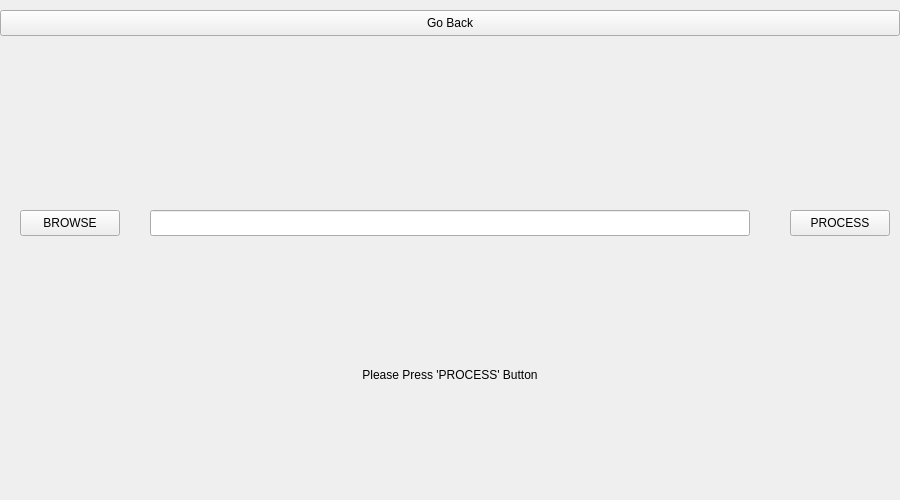
<?xml version="1.0" encoding="UTF-8"?>
<ui version="4.0">
 <class>process_multiple_page</class>
 <widget class="QMainWindow" name="process_multiple_page">
  <property name="geometry">
   <rect>
    <x>0</x>
    <y>0</y>
    <width>900</width>
    <height>500</height>
   </rect>
  </property>
  <property name="sizePolicy">
   <sizepolicy hsizetype="Fixed" vsizetype="Fixed">
    <horstretch>0</horstretch>
    <verstretch>0</verstretch>
   </sizepolicy>
  </property>
  <property name="minimumSize">
   <size>
    <width>900</width>
    <height>500</height>
   </size>
  </property>
  <property name="maximumSize">
   <size>
    <width>900</width>
    <height>500</height>
   </size>
  </property>
  <property name="windowTitle">
   <string>Multiple</string>
  </property>
  <property name="windowIcon">
   <iconset>
    <normaloff>../../../workSpace/salient-object-detection/resources/image/icon.png</normaloff>../../../workSpace/salient-object-detection/resources/image/icon.png</iconset>
  </property>
  <widget class="QWidget" name="centralwidget">
   <widget class="QPushButton" name="button_back">
    <property name="geometry">
     <rect>
      <x>0</x>
      <y>10</y>
      <width>900</width>
      <height>26</height>
     </rect>
    </property>
    <property name="sizePolicy">
     <sizepolicy hsizetype="Expanding" vsizetype="Fixed">
      <horstretch>0</horstretch>
      <verstretch>0</verstretch>
     </sizepolicy>
    </property>
    <property name="text">
     <string>Go Back</string>
    </property>
   </widget>
   <widget class="QPushButton" name="button_browse">
    <property name="geometry">
     <rect>
      <x>20</x>
      <y>210</y>
      <width>100</width>
      <height>26</height>
     </rect>
    </property>
    <property name="sizePolicy">
     <sizepolicy hsizetype="Fixed" vsizetype="Fixed">
      <horstretch>0</horstretch>
      <verstretch>0</verstretch>
     </sizepolicy>
    </property>
    <property name="text">
     <string>BROWSE</string>
    </property>
   </widget>
   <widget class="QPushButton" name="button_process">
    <property name="geometry">
     <rect>
      <x>790</x>
      <y>210</y>
      <width>100</width>
      <height>26</height>
     </rect>
    </property>
    <property name="sizePolicy">
     <sizepolicy hsizetype="Fixed" vsizetype="Fixed">
      <horstretch>0</horstretch>
      <verstretch>0</verstretch>
     </sizepolicy>
    </property>
    <property name="text">
     <string>PROCESS</string>
    </property>
   </widget>
   <widget class="QLineEdit" name="edit_root_path">
    <property name="geometry">
     <rect>
      <x>150</x>
      <y>210</y>
      <width>600</width>
      <height>26</height>
     </rect>
    </property>
    <property name="sizePolicy">
     <sizepolicy hsizetype="Fixed" vsizetype="Fixed">
      <horstretch>0</horstretch>
      <verstretch>0</verstretch>
     </sizepolicy>
    </property>
   </widget>
   <widget class="QLabel" name="label_finish">
    <property name="geometry">
     <rect>
      <x>0</x>
      <y>360</y>
      <width>900</width>
      <height>30</height>
     </rect>
    </property>
    <property name="text">
     <string>Please Press 'PROCESS' Button</string>
    </property>
    <property name="alignment">
     <set>Qt::AlignCenter</set>
    </property>
   </widget>
  </widget>
 </widget>
 <resources/>
 <connections/>
</ui>
